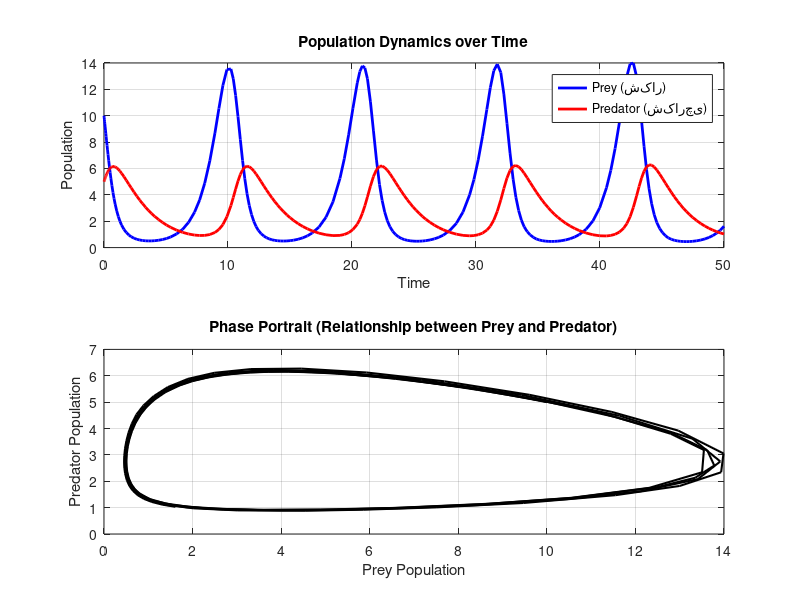

Recreate this plot in MATLAB.
% Simulation of Lotka-Volterra Predator-Prey Model
clear; clc; close all;

% 1. تعریف پارامترها (Parameters)
alpha = 1.1;  % نرخ رشد شکار (Prey growth rate)
beta  = 0.4;  % نرخ شکار شدن (Predation rate)
delta = 0.1;  % نرخ تبدیل شکار به شکارچی (Predator growth rate)
gamma = 0.4;  % نرخ مرگ شکارچی (Predator death rate)

% شرایط اولیه (Initial Conditions)
% [شکار اولیه, شکارچی اولیه]
initial_conditions = [10; 5]; 

% بازه زمانی شبیهسازی (Time span)
tspan = [0 50];

% 2. حل معادلات دیفرانسیل با استفاده از ode45
% تعریف سیستم معادلات به صورت یک تابع داخلی (Anonymous Function)
lotka_volterra = @(t, z) [
    alpha*z(1) - beta*z(1)*z(2);          % dx/dt (تغییرات شکار)
    delta*z(1)*z(2) - gamma*z(2)          % dy/dt (تغییرات شکارچی)
];

[t, z] = ode45(lotka_volterra, tspan, initial_conditions);

% استخراج نتایج
prey = z(:, 1);
predator = z(:, 2);

% 3. رسم نمودارها (Visualization)

figure('Name', 'Lotka-Volterra Simulation', 'NumberTitle', 'off');

% نمودار اول: تغییرات جمعیت نسبت به زمان
subplot(2, 1, 1);
plot(t, prey, 'b-', 'LineWidth', 2); hold on;
plot(t, predator, 'r-', 'LineWidth', 2);
grid on;
xlabel('Time');
ylabel('Population');
title('Population Dynamics over Time');
legend('Prey (شکار)', 'Predator (شکارچی)');

% نمودار دوم: نمودار فاز (Phase Portrait)
subplot(2, 1, 2);
plot(prey, predator, 'k-', 'LineWidth', 1.5);
grid on;
xlabel('Prey Population');
ylabel('Predator Population');
title('Phase Portrait (Relationship between Prey and Predator)');

fprintf('Simulation completed successfully.\n');
